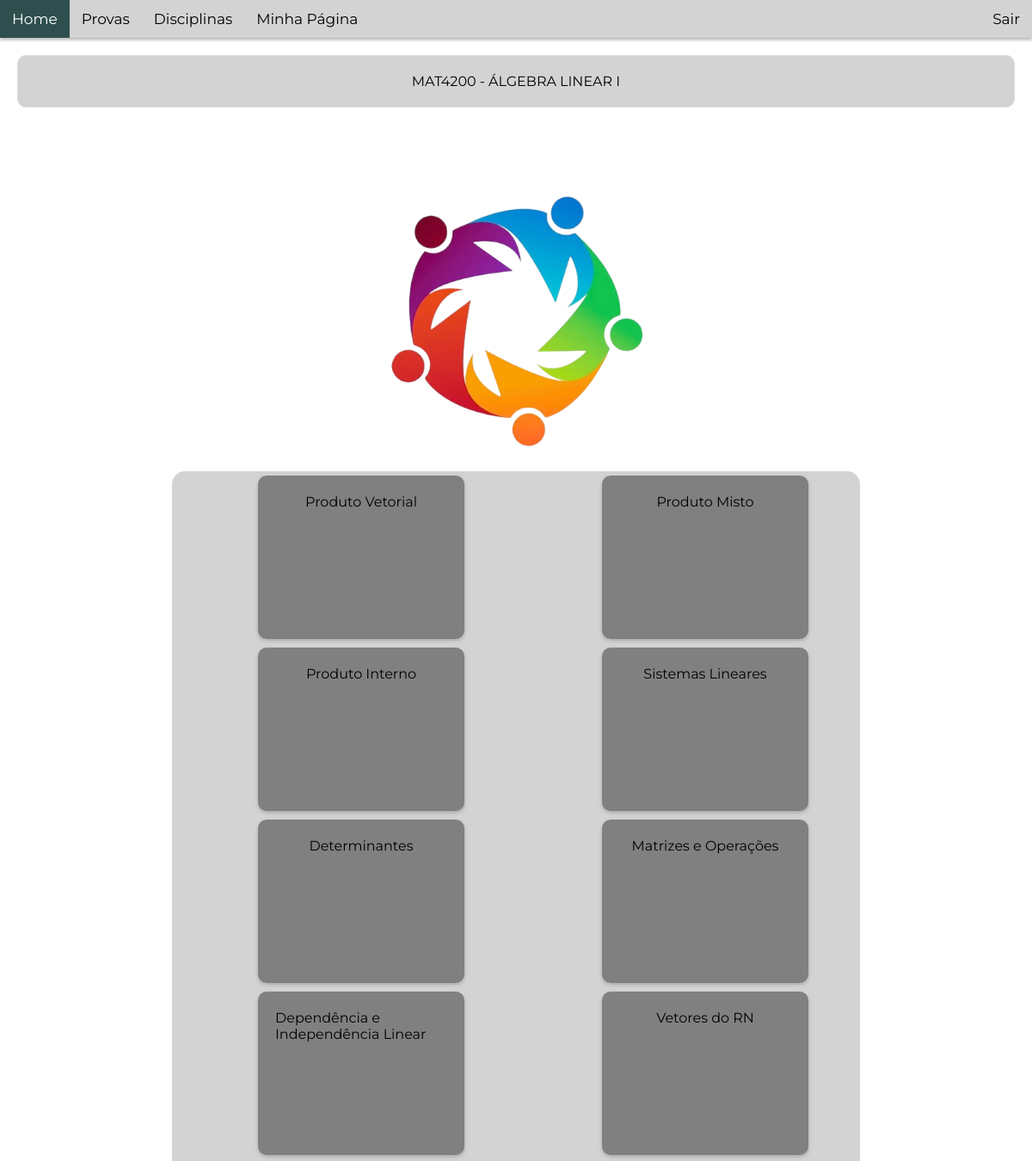
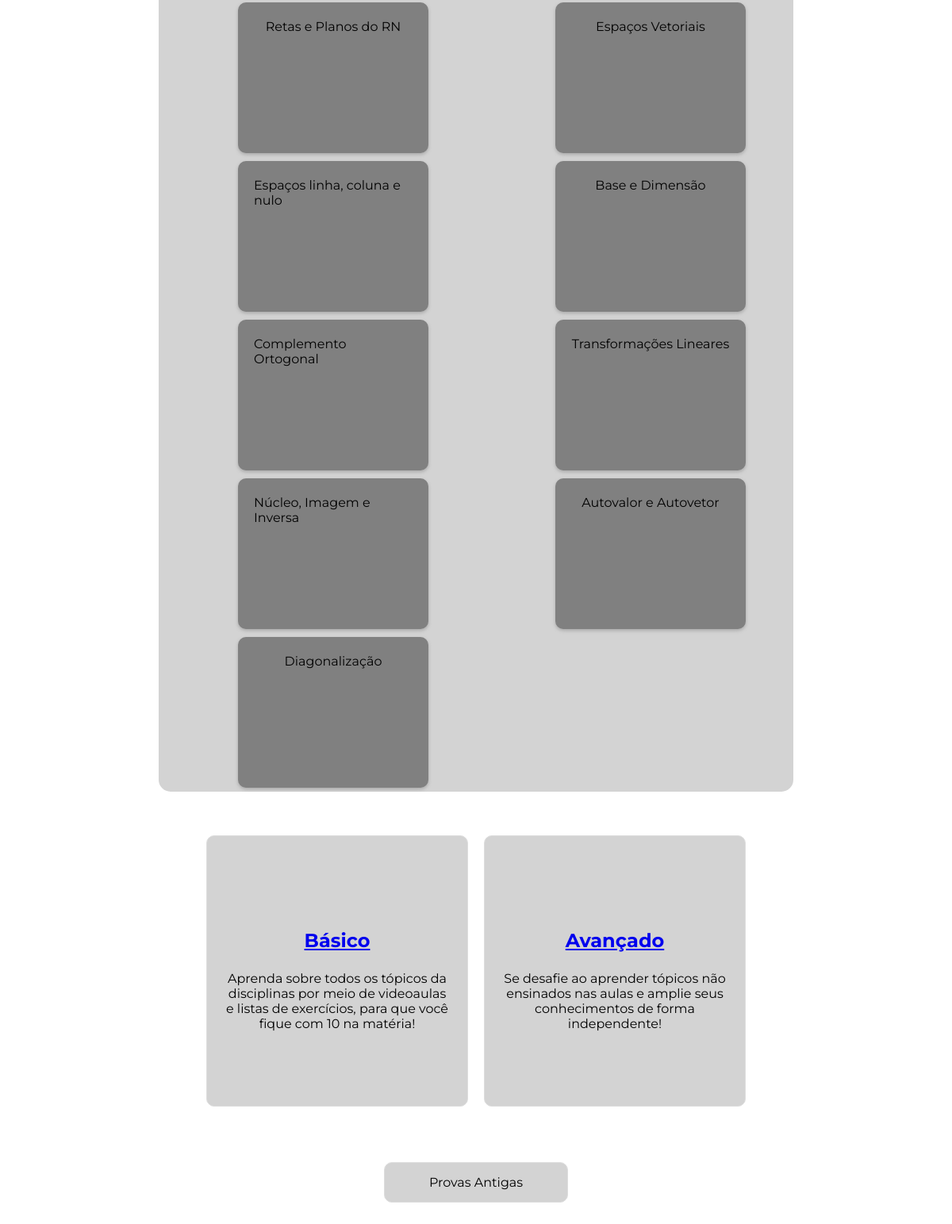
/disciplinas/MAT4200 - ÁLGEBRA LINEAR I, run on the app's committed database (2 pictures, top to bottom).
### app/models.py (models this page shows, shortened)
class Course(models.Model):
  name = models.CharField(max_length=40)
  dificulty = models.IntegerField(default=0)

class Topic(models.Model):
  name = models.CharField(max_length=50)
  course = models.ForeignKey(Course, on_delete=models.CASCADE)

### app/views.py (the view)
# urls.py: path("disciplinas/<str:course_name>",views.Disciplina),
def Disciplina(request, course_name):
  course = Course.objects.filter(name=course_name).all() # Pegar o curso a partir do nome no URL
  topic = Topic.objects.filter(course=course[0].id).all() # Pegar todos os tópicos correlacionados a aquele curso
  return render(request,'Disciplina.html', {
    'topics': topic,
    'course': course[0],
  })

### app/templates/Disciplina.html (shortened to what this page needs)
{% extends "layout.html" %}
{% load static %}
{% block main %}
    <div class="section">
        {{ course.name }}
    </div>
    <img class="central" style="width: 300px; padding: 80px 0px 20px 0px" src="{% static 'LogoPUCMais.png' %}">
    <div class="container-grid">
        {% for topic in topics %}
            <div class="card">
                <p>{{ topic.name }}</p>
            </div>
        {% endfor %}
    </div>
    <div class="horizontal">
        <div class="section wide-section">
            <p style="font-weight: bold; font-size: 24px; text-align: center; color:black"><a href="/disciplinas/{{ course.name }}/aulas&listas/">Básico</a></p>
            <div style="justify-content: center;">Aprenda sobre todos os tópicos da disciplinas por meio de videoaulas e listas de exercícios, para que você fique com 10 na matéria! </div>
        </div>
        <div class="section wide-section">
            <p style="font-weight: bold; font-size: 24px; text-align: center"><a href="/disciplinas/{{ course.name }}/aulas&listas/">Avançado</a></p>
            <div style="justify-content: center;">Se desafie ao aprender tópicos não ensinados nas aulas e amplie seus conhecimentos de forma independente!</div>
        </div>
    </div>
    <div class="section retangulinho">
        Provas Antigas
    </div>
    <br>
{% endblock %}

### app/static/style.css (style rules this page uses)
html { height: 100%; width: 100% }
body { font-family: "Montserrat"; background-color: white; color: black; margin: 0px; }
.central { display: flex; justify-content: center; align-items: center; margin: auto; }
.horizontal { display: flex; justify-content: space-evenly; padding: 50px; margin: 0px 200px; }
.section { border: 1px solid #ddd; border-radius: 10px; padding: 20px; margin: 20px; text-align: center; background-color: lightgray; }
.wide-section { flex: 1; margin: 0 10px; height: 300px; display: flex; flex-direction: column; justify-content: center; align-items: center; }
.retangulinho { width: 200px; margin: 20px auto; padding: 15px; background-color: lightgray; border-radius: 10px; text-align: center; }
.container-grid { display: grid; grid-template-columns: 200px 200px; grid-auto-rows: minmax(200px, auto); border-radius: 15px; width: 800px; background-color: lightgray; border: 3px ; justify-content: space-around; margin: 5px auto; justify-items: center; }

### data on the page
Course: name "MAT4200 - ÁLGEBRA LINEAR I"
Topic: name "Produto Vetorial"
Topic: name "Produto Misto"
Topic: name "Produto Interno"
Topic: name "Sistemas Lineares"
Topic: name "Determinantes"
Topic: name "Matrizes e Operações"
Topic: name "Dependência e Independência Linear"
Topic: name "Vetores do RN"
Topic: name "Retas e Planos do RN"
Topic: name "Espaços Vetoriais"
Topic: name "Espaços linha, coluna e nulo"
Topic: name "Base e Dimensão"
Topic: name "Complemento Ortogonal"
Topic: name "Transformações Lineares"
Topic: name "Núcleo, Imagem e Inversa"
Topic: name "Autovalor e Autovetor"
Topic: name "Diagonalização"
